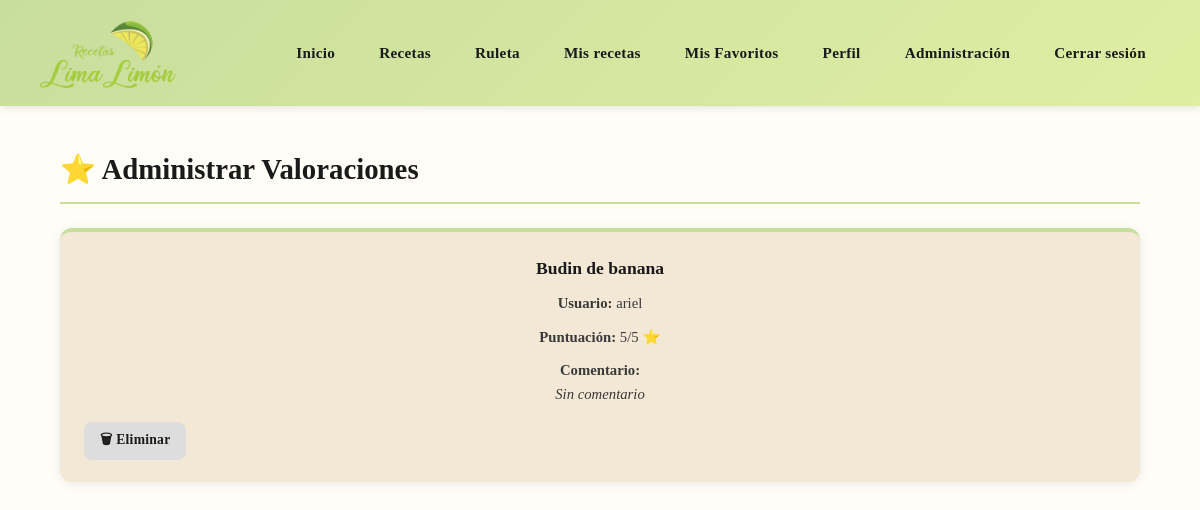
Page /admin_valoraciones.php (signed in) on the committed database.
### tables this page shows
CREATE TABLE `valoraciones` (
  `id` int(11) NOT NULL,
  `usuario_id` int(11) NOT NULL,
  `receta_id` int(11) NOT NULL,
  `puntuacion` int(11) NOT NULL
);

CREATE TABLE `recetas` (
  `id` int(11) NOT NULL,
  `titulo` varchar(255) DEFAULT NULL,
  `descripcion` text DEFAULT NULL,
  `usuario_id` int(11) DEFAULT NULL,
  `ingredientes` text DEFAULT NULL,
  `pasos` text DEFAULT NULL,
  `tipo` varchar(150) DEFAULT NULL,
  `estacion` varchar(50) DEFAULT NULL,
  `imagen` varchar(255) DEFAULT NULL
);

CREATE TABLE `usuarios` (
  `id` int(11) NOT NULL,
  `nombre` varchar(100) DEFAULT NULL,
  `email` varchar(100) DEFAULT NULL,
  `password` varchar(255) DEFAULT NULL,
  `preferencia_tipo` varchar(150) DEFAULT NULL,
  `rol` varchar(20) NOT NULL DEFAULT 'usuario'
);

### admin_valoraciones.php (the view, shortened to what this page needs)
<?php
include("config.php");
$sql = "
SELECT
    valoraciones.id,
    valoraciones.puntuacion,
    opiniones.comentario,
    usuarios.nombre,
    recetas.titulo
FROM valoraciones
INNER JOIN usuarios
ON valoraciones.usuario_id = usuarios.id
INNER JOIN recetas
ON valoraciones.receta_id = recetas.id
LEFT JOIN opiniones
ON valoraciones.usuario_id = opiniones.usuario_id
AND valoraciones.receta_id = opiniones.receta_id
ORDER BY valoraciones.id DESC
";
$result = $conn->query($sql);
?>
<!DOCTYPE html>
<html lang="es">
<head>
<link rel="stylesheet" href="css/style.css">
</head>
<body>
<?php include("header.php"); ?>
<div class="container">
<h2>⭐ Administrar Valoraciones</h2>
<div class="recetas-grid">
<?php while($row = $result->fetch_assoc()){ ?>
<div class="card">
<h3>
<?php echo htmlspecialchars($row["titulo"]); ?>
</h3>
<p>
<strong>Usuario:</strong>
<?php echo htmlspecialchars($row["nombre"]); ?>
</p>
<p>
<strong>Puntuación:</strong>
<?php echo $row["puntuacion"]; ?>/5 ⭐
</p>
<p>
<strong>Comentario:</strong><br>
<?php
echo $row["comentario"]
? nl2br(htmlspecialchars($row["comentario"]))
: "<i>Sin comentario</i>";
?>
</p>
<form action="eliminar_valoracion.php" method="POST">
<button
type="submit"
onclick="return confirm('¿Seguro que deseas eliminar esta valoración y su comentario?');"
>
🗑 Eliminar
</button>
</form>
</div>
<?php } ?>
</div>
</div>
</body>
</html>

### css/style.css (style rules this page uses)
:root { --crema: #FFFDF7; --beige: #F2E8D5; --verde-medio: #C8DE9D; --verde-claro: #E0EEA3; --negro: #1a1a1a; --gris-suave: #888; --sombra: 0 2px 12px rgba(0,0,0,0.08); --radio: 12px; }
*, *::before, *::after { box-sizing: border-box; margin: 0; padding: 0; }
body { font-family: 'Georgia', serif; background: var(--crema); color: var(--negro); line-height: 1.6; min-height: 100vh; overflow-x: hidden; }
.container { width: 90%; max-width: 1100px; margin: 40px auto; }
.container h2 { font-size: 1.8rem; font-weight: 700; color: var(--negro); margin-bottom: 24px; border-bottom: 2px solid var(--verde-medio); padding-bottom: 10px; }
button { max-width: 100%; margin-top: 14px; padding: 10px 22px; background: var(--verde-medio); color: var(--negro); border: none; border-radius: 8px; cursor: pointer; font-family: inherit; font-size: 0.95rem; font-weight: 600; letter-spacing: 0.02em; transition: background 0.2s, transform 0.1s; }
.recetas-grid { display: grid; grid-template-columns: repeat(auto-fit, minmax(min(100%, 260px), 1fr)); gap: 22px; }
.card { min-width: 0; background: var(--beige); padding: 22px 24px; border-radius: var(--radio); box-shadow: var(--sombra); border-top: 4px solid var(--verde-medio); display: flex; flex-direction: column; gap: 10px; overflow-wrap: anywhere; transition: transform 0.2s, box-shadow 0.2s; }
.card h3 { font-size: 1.1rem; font-weight: 700; color: var(--negro); }
.card p { font-size: 0.92rem; color: #3a3a3a; flex-grow: 1; }
.card button { align-self: flex-start; margin-top: 6px; padding: 7px 16px; font-size: 0.85rem; background: #ddd; color: var(--negro); }
.card h3 { text-align:center; }
.card p { text-align:center; }

### rows in the picture
valoraciones: receta.titulo "Budin de banana", usuario.nombre "ariel", puntuacion "5"
